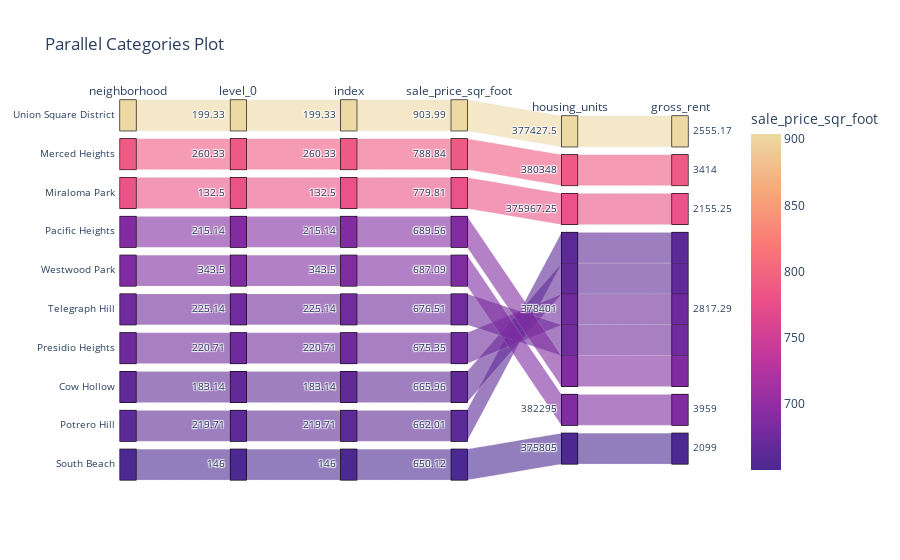

The notebook cell this image was saved under:
### Markdown cell above
##### In this section, you will copy the code for each plot type from your analysis notebook and place it into separate functions that Panel can use to create panes for the dashboard. 
##### These functions will convert the plot object to a Panel pane.
##### Be sure to include any DataFrame transformation/manipulation code required along with the plotting code.
##### Return a Panel pane object from each function that can be used to build the dashboard.
##### Note: Remove any .show() lines from the code. We want to return the plots instead of showing them. The Panel dashboard will then display the plots.

### Code cell
# Define Panel Visualization Functions
def housing_units_per_year():
    """Housing Units Per Year."""
    housing_unit_by_year = sfo_data["housing_units"].groupby([sfo_data.index]).mean()
       
    fig_housing_units = plt.figure()
    plot_housing_units = housing_unit_by_year.plot.bar()
    plot_housing_units.set_xlabel("Year", fontsize=12)
    plot_housing_units.set_ylabel("Housing Units", fontsize=12)
    plot_housing_units.set_title(
        "Housing Units in San Francisco from 2010 to 2016", fontsize=14, fontweight="bold"
    )
    # Optional Challenge: Use the min, max, and std to scale the y limits of the chart
    housing_units_std = housing_unit_by_year.std()
    housing_units_min = min(housing_unit_by_year)
    housing_units_max = max(housing_unit_by_year)
    
    plot_housing_units.set_ylim(
        housing_units_min - housing_units_std, housing_units_max + housing_units_std
    )
    
    plt.close(fig_housing_units)
    return pn.pane.Matplotlib(fig_housing_units, tight=True)

 
def average_gross_rent():
    """Average Gross Rent in San Francisco Per Year."""
    return housing_unit_by_year['gross_rent'].mean().hvplot(
        label='Average Gross Rent in San Francisco',
        xlabel='Year', ylabel='Gross Rent',
        xlim=(housing_unit_by_year.first().index.min(), housing_unit_by_year.first().index.max())
    )


def average_sales_price():
    """Average Sales Price Per Year."""
    
    return housing_unit_by_year['sale_price_sqr_foot'].mean().hvplot(
        label='Average Sales Price in San Francisco',
        xlabel='Year', ylabel='Avg. Sale Price',
        xlim=(housing_unit_by_year.first().index.min(), housing_unit_by_year.first().index.max())
    )


neighborhood_df = sfo_data.groupby(['year','neighborhood']).mean().reset_index()

def average_price_by_neighborhood():
    """Average Prices by Neighborhood."""
    
    return neighborhood_df.hvplot(
        label='Average Price per Square feet by year',
        x='year',
        y='sale_price_sqr_foot',
        xlabel='Year',
        ylabel='Avg. Sales Price per Square Foot', 
        #shared_axes=False,
        #ylim=(top_expensive_neighborhood['sale_price_sqr_foot'].min()-100,top_expensive_neighborhood['sale_price_sqr_foot'].max()+100),
        groupby='neighborhood'
    )

avg_neighborhood_values = neighborhood_df.drop(columns=['year']).groupby('neighborhood').mean().round(2)
highest_neighborhood = avg_neighborhood_values.sort_values("sale_price_sqr_foot", ascending = False).head(10)

def top_most_expensive_neighborhoods():
    """Top 10 Most Expensive Neighborhoods."""
    
    return highest_neighborhood['sale_price_sqr_foot'].hvplot.bar(
        labels='Top 10 Expensive Neighborhoods in SFO',
        xlabel='Neighborhood',
        shared_axes=False,
        ylabel='Avg. Sales Price per Square Foot', 
        rot=45
    )


def parallel_coordinates():
    """Parallel Coordinates Plot."""
    
    return px.parallel_coordinates(
        highest_neighborhood, 
        title='Parallel Coordinates Plot',
        color='sale_price_sqr_foot'
    )


def parallel_categories():
    """Parallel Categories Plot."""
    
    return px.parallel_categories(
        highest_neighborhood.reset_index(), 
        color='sale_price_sqr_foot',
        title='Parallel Categories Plot',
        color_continuous_scale=px.colors.sequential.Agsunset
    )


def neighborhood_map():
    """Neighborhood Map"""
    
    new_avg_values_neighborhood=avg_neighborhood_values.reset_index().rename(columns = {'neighborhood':'Neighborhood'})
    neighborhood_location=pd.merge(df_neighborhood_locations,new_avg_values_neighborhood, on='Neighborhood')
    
    return px.scatter_mapbox(neighborhood_location,
                             lat="Lat",
                             lon="Lon",
                             size='sale_price_sqr_foot',
                             color='gross_rent',
                             hover_name='Neighborhood',
                             zoom=11,
                             color_continuous_scale=px.colors.sequential.Jet
                            )

parallel_categories()

### Figure 1 — Plotly figure (JSON) as saved in the notebook; plotly's stock layout.template omitted (floating-point values rounded to 4 significant figures)
{"data": [{"dimensions": [{"label": "neighborhood", "values": ["Union Square District", "Merced Heights", "Miraloma Park", "Pacific Heights", "Westwood Park", "Telegraph Hill", "Presidio Heights", "Cow Hollow", "Potrero Hill", "South Beach"]}, {"label": "level_0", "values": [199.3, 260.3, 132.5, 215.1, 343.5, 225.1, 220.7, 183.1, 219.7, 146]}, {"label": "index", "values": [199.3, 260.3, 132.5, 215.1, 343.5, 225.1, 220.7, 183.1, 219.7, 146]}, {"label": "sale_price_sqr_foot", "values": [904.0, 788.8, 779.8, 689.6, 687.1, 676.5, 675.4, 666.0, 662.0, 650.1]}, {"label": "housing_units", "values": [377400.0, 380348, 376000.0, 378401, 382295, 378401, 378401, 378401, 378401, 375805]}, {"label": "gross_rent", "values": [2555.0, 3414, 2155.0, 2817.0, 3959, 2817.0, 2817.0, 2817.0, 2817.0, 2099]}], "domain": {"x": [0, 1], "y": [0, 1]}, "line": {"color": [904.0, 788.8, 779.8, 689.6, 687.1, 676.5, 675.4, 666.0, 662.0, 650.1], "coloraxis": "coloraxis"}, "name": "", "type": "parcats"}], "layout": {"autosize": true, "coloraxis": {"colorbar": {"title": {"text": "sale_price_sqr_foot"}}, "colorscale": [[0, "rgb(75, 41, 145)"], [0.1667, "rgb(135, 44, 162)"], [0.3333, "rgb(192, 54, 157)"], [0.5, "rgb(234, 79, 136)"], [0.6667, "rgb(250, 120, 118)"], [0.8333, "rgb(246, 169, 122)"], [1, "rgb(237, 217, 163)"]]}, "legend": {"tracegroupgap": 0}, "title": {"text": "Parallel Categories Plot"}}}
